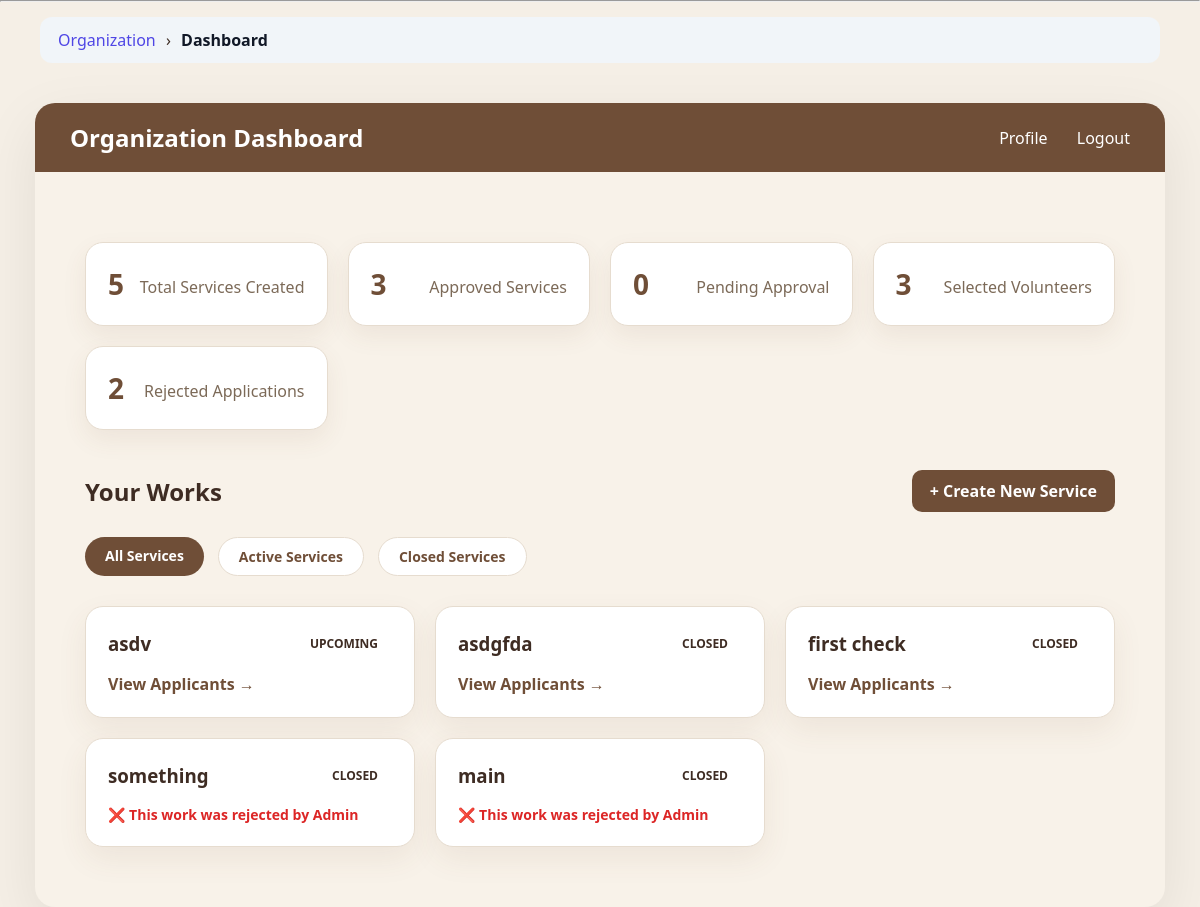
The page /organization/dashboard/ (signed in) on the database its author committed.
### app1/models.py (models this page shows, shortened)
class Service(models.Model):
    STATUS_CHOICES = (
        ('PENDING', 'Pending'),
        ('APPROVED', 'Approved'),
        ('REJECTED', 'Rejected'),
        ('COMPLETED', 'Completed'),
    )
    title = models.CharField(max_length=200)
    description = models.TextField()
    location = models.CharField(max_length=100)
    start_date = models.DateField()
    end_date = models.DateField()
    reminder_sent = models.BooleanField(default=False)
    max_volunteers = models.IntegerField()
    coordinators = models.JSONField(default=list, blank=True)
    GENDER_PREF = (
        ("ANY", "Any"),
        ("MALE", "Male"),
        ("FEMALE", "Female"),
    )
    required_gender = models.CharField(
        max_length=10,
        choices=GENDER_PREF,
        default="ANY"
    )
    required_year = models.CharField(
        max_length=20,
        blank=True,
        null=True
    )
    organization = models.ForeignKey(
        Organization,
        on_delete=models.CASCADE
    )
    organization_name = models.CharField(
        max_length=200,
        blank=True
    )
    status = models.CharField(
        max_length=20,
        choices=STATUS_CHOICES,
        default='PENDING'
    )
    authorization_letter = models.FileField(
        upload_to="service_letters/",
        null=True,
        blank=True
    )
    created_at = models.DateTimeField(auto_now_add=True)

### app1/views.py (the view)
# urls.py: path('organization/dashboard/', views.organization_dashboard_page, name='organization_dashboard'),
@login_required
def organization_dashboard_page(request):
    if request.user.role != "ORGANIZATION":
        return redirect("login")
    org = request.user.organization
    status_filter = request.GET.get("status")
    today = timezone.now().date()
    services = Service.objects.filter(organization=org)
    for service in services:
        if service.start_date <= today <= service.end_date:
            service.dynamic_status = "ACTIVE"
        elif today > service.end_date:
            service.dynamic_status = "CLOSED"
        else:
            service.dynamic_status = "UPCOMING"
    approved_count = services.filter(status="APPROVED").count()
    pending_count = services.filter(status="PENDING").count()
    status_filter = request.GET.get("status")
    if status_filter:
        services = [
            s for s in services
            if s.dynamic_status.lower() == status_filter.lower()
        ]
    total_applicants = Application.objects.filter(
        service__organization=org
    ).count()
    total_selected = Application.objects.filter(
        service__organization=org,
        status="SELECTED"
    ).count()
    total_completed = Application.objects.filter(
        service__organization=org,
        status="COMPLETED"
    ).count()
    org = request.user.organization
    rejected_count = Service.objects.filter(
        organization=org,
        status="REJECTED"
    ).count()
    context = {
        "services": services,
        "approved_count": approved_count,
        "pending_count": pending_count,
        "total_applicants": total_applicants,
        "total_selected": total_selected,
        "total_completed": total_completed,
        "status_filter": status_filter,
        "today": today,
        "rejected_count": rejected_count,
    }
    return render(
        request,
        "organization/dashboard.html",
        context
    )

### app1/templatetags/breadcrumbs.py (called while the page is built)
@register.simple_tag(takes_context=True)
def generate_breadcrumbs(context):
    request = context['request']
    path = request.path.strip('/')
    parts = path.split('/')
    breadcrumbs = []
    url = ""
    for part in parts:
        url += "/" + part
        name = part.replace('-', ' ').replace('_', ' ').title()
        if part == "organization":
            breadcrumbs.append(("Organization", reverse("organization_dashboard")))
        elif part == "volunteer":
            breadcrumbs.append(("Volunteer", reverse("volunteer_dashboard")))
        elif part == "admin_panel":
            breadcrumbs.append(("Admin Panel", reverse("admin_dashboard")))
        elif part == "service" or part.isdigit():
            breadcrumbs.append(("", reverse("organization_dashboard")))
        else:
            breadcrumbs.append((name, url + "/"))
    return breadcrumbs

### app1/templates/organization/dashboard.html (shortened to what this page needs)
{% extends "base.html" %}
{% load static %}
{% block content %}
<div class="page-wrapper">
    <div class="top-nav">
        <div class="nav-left">
            <h2>Organization Dashboard</h2>
        </div>
        <div class="nav-right">
            <a href="{% url 'organization_profile' %}">Profile</a>
            <a href="{% url 'logout' %}">Logout</a>
        </div>
    </div>
    <div class="dashboard-container">
        <div class="stats-grid">
            <div class="stat-card">
                <h3>{{ services|length }}</h3>
                <p>Total Services Created</p>
            </div>
            <div class="stat-card">
                <h3>{{ approved_count }}</h3>
                <p>Approved Services</p>
            </div>
            <div class="stat-card">
                <h3>{{ pending_count }}</h3>
                <p>Pending Approval</p>
            </div>
            <div class="stat-card">
                <h3>{{ total_selected }}</h3>
                <p>Selected Volunteers</p>
            </div>
            <div class="stat-card">
                <h3>{{ rejected_count }}</h3>
                <p>Rejected Applications</p>
            </div>
        </div>
        <div class="dashboard-header">
            <h2>Your Works</h2>
            <a href="{% url 'create_service' %}" class="btn-primary">
                + Create New Service
            </a>
        </div>
        <div class="filter-buttons">
            <a href="{% url 'organization_dashboard' %}"
               class="{% if not status_filter %}active-filter{% endif %}">
                All Services
            </a>
            <a href="?status=active"
               class="{% if status_filter == 'active' %}active-filter{% endif %}">
                Active Services
            </a>
            <a href="?status=closed"
               class="{% if status_filter == 'closed' %}active-filter{% endif %}">
                Closed Services
            </a>
        </div>
        <div class="services-grid">
            {% for s in services %}
            <div class="service-card">
                <div class="card-header">
                    <h3>
                        <a href="{% url 'organization_service_detail' s.id %}"
                           style="text-decoration:none;color:inherit;">
                            {{ s.title }}
                        </a>
                    </h3>
                    <span class="status {{ s.dynamic_status|lower }}">
                        {{ s.dynamic_status }}
                    </span>
                </div>
                {% if s.status == "APPROVED" %}
                    <a href="{% url 'org_view_applicants' s.id %}" class="view-link">
                        View Applicants →
                    </a>
                {% elif s.status == "REJECTED" %}
                    <p style="color:#dc2626;font-weight:600;font-size:14px;">
                        ❌ This work was rejected by Admin
                    </p>
                {% else %}
                    <p style="color:#9ca3af;font-size:14px;">
                        ⏳ Waiting for admin approval
                    </p>
                {% endif %}
            </div>
            {% empty %}
            <p class="empty-text">No works created yet 🚀</p>
            {% endfor %}
        </div>
    </div>
</div>
{% endblock %}

### app1/static/css/style.css (style rules this page uses)
* { margin: 0; padding: 0; box-sizing: border-box; font-family: 'Segoe UI', sans-serif; }
body { height: 100vh; background: #f5f7fb; }
.dashboard-container { padding: 30px; }
.dashboard-header { display: flex; justify-content: space-between; align-items: center; }
.stats-grid { display: grid; grid-template-columns: repeat(4, 1fr); gap: 20px; margin-top: 30px; }
.stat-card { background: #fff; padding: 20px; border-radius: 18px; display: flex; justify-content: space-between; align-items: center; box-shadow: 0 10px 25px rgba(0,0,0,0.05); }
* { margin: 0; padding: 0; box-sizing: border-box; font-family: "Segoe UI", sans-serif; }
body { background: #f8fafc; color: #0f172a; }
.btn-primary { background: #6f4e37; color: white; padding: 12px 22px; border-radius: 10px; text-decoration: none; font-weight: 600; }

### app1/templates/organization/dashboard.html (style rules this page uses)
body { background:#f5efe6; font-family:'Poppins',sans-serif; color:#3e2c23; }
.page-wrapper { margin:25px 35px; border-radius:20px; overflow:hidden; background:#f8f2e9; box-shadow:0 20px 60px rgba(0,0,0,0.08); }
.top-nav { background:#6f4e37; padding:18px 35px; display:flex; justify-content:space-between; align-items:center; color:white; }
.nav-left h2 { margin:0; font-weight:600; }
.nav-right a { color:white; text-decoration:none; margin-left:25px; font-weight:500; transition:0.3s; }
.dashboard-container { padding:40px 50px 60px 50px; }
.dashboard-header { display:flex; justify-content:space-between; align-items:center; margin:40px 0 25px; }
.dashboard-header h2 { margin:0; }
.btn-primary { background:#6f4e37; color:white; padding:10px 18px; border-radius:10px; text-decoration:none; font-weight:600; transition:0.3s; }
.stats-grid { display:grid; grid-template-columns:repeat(auto-fit,minmax(220px,1fr)); gap:20px; margin-bottom:30px; }
.stat-card { background:#ffffff; padding:22px; border-radius:18px; border:1px solid #e6dccf; box-shadow:0 10px 25px rgba(111,78,55,0.08); transition:0.3s; }
.stat-card h3 { margin:0; font-size:28px; color:#6f4e37; }
.stat-card p { margin:6px 0 0; color:#7c6a58; }
.filter-buttons { display:flex; gap:14px; margin-bottom:30px; }
.filter-buttons a { padding:9px 20px; border-radius:30px; text-decoration:none; font-size:14px; font-weight:600; background:#ffffff; color:#6f4e37; border:1px solid #e6dccf; transition:all 0.3s ease; }
.active-filter { background:#6f4e37 !important; color:#ffffff !important; border:none !important; }
.services-grid { display:grid; grid-template-columns:repeat(auto-fit,minmax(280px,1fr)); gap:20px; }
.service-card { background:#ffffff; padding:22px; border-radius:18px; border:1px solid #e6dccf; box-shadow:0 12px 30px rgba(111,78,55,0.08); transition:0.3s; }
.card-header { display:flex; justify-content:space-between; align-items:center; margin-bottom:15px; }
.card-header h3 { margin:0; }
.status { padding:6px 14px; border-radius:20px; font-size:12px; font-weight:600; }
.view-link { text-decoration:none; font-weight:600; color:#6f4e37; }

### rows shown on the page
Service: title "asdv", dynamic_status "UPCOMING", status "View Applicants →"
Service: title "asdgfda", dynamic_status "CLOSED", status "View Applicants →"
Service: title "first check", dynamic_status "CLOSED", status "View Applicants →"
Service: title "something", dynamic_status "CLOSED", status "❌ This work was rejected by Admin"
Service: title "main", dynamic_status "CLOSED", status "❌ This work was rejected by Admin"

### other values the page prints
{{ name }} "Organization"
{{ name }} "Dashboard"
{{ services|length }} "5"
{{ approved_count }} "3"
{{ pending_count }} "0"
{{ total_selected }} "3"
{{ rejected_count }} "2"
